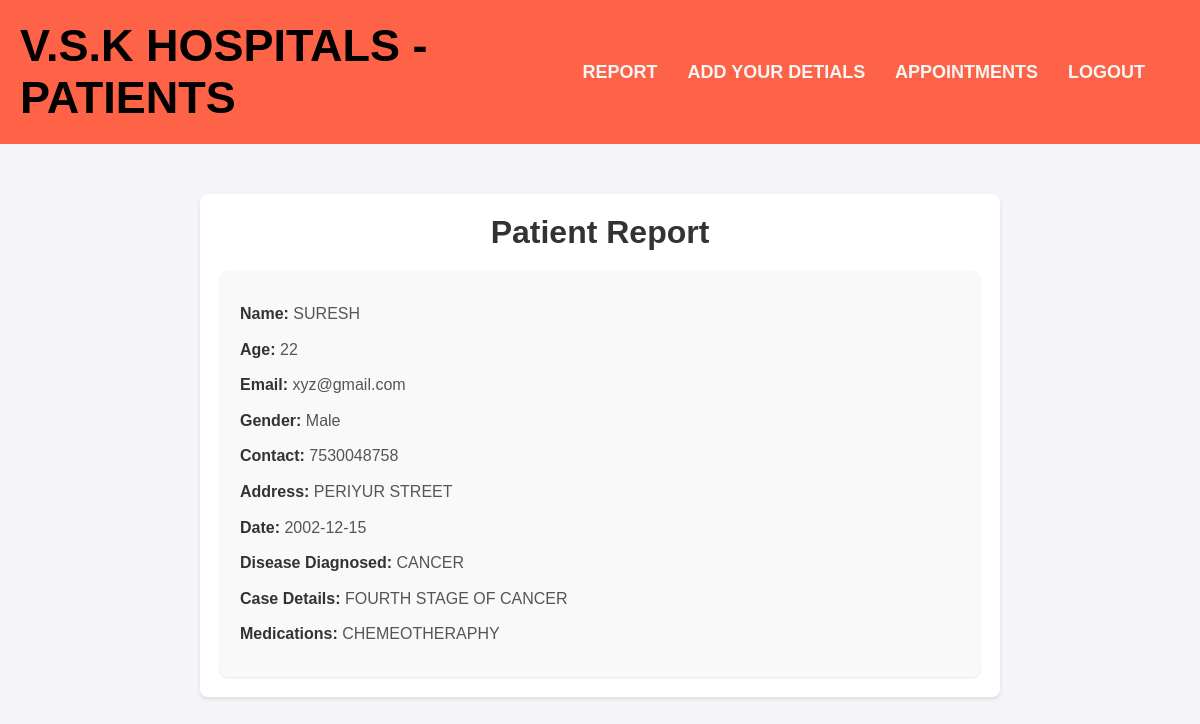
The page /report (signed in) on the database its author committed.
### app1/models.py (models this page shows)
class Patient(models.Model):
    name = models.CharField(max_length=100)
    age = models.IntegerField(null=True,blank=True,default=0)
    password =models.TextField(default="0")
    email =models.EmailField()
    gender = models.CharField(max_length=10, choices=[('Male', 'Male'), ('Female', 'Female'), ('Other', 'Other')],
        null=True,
        blank=True
    )
    contact = models.IntegerField(null=True,blank=True,default=0)
    address = models.TextField( null=True,blank=True)
    date = models.CharField(default=datetime.date.today,max_length=200)
    disease_diagnosed = models.CharField(max_length=255,null=True,blank=True)
    case_details = models.TextField(null=True,blank=True)
    medications = models.TextField(null=True,blank=True)
    Appointment_confirmation = models.CharField(max_length=2,default="0",null=True,blank=True)
    host = models.ForeignKey(User,on_delete=models.CASCADE)

### index/views.py (the view)
# urls.py: path('report',views.report,name='report'),
def report(request):
    patient_id = request.session.get('patient_id')
    a= Patient.objects.get(id=patient_id)
    return render(request,'report.html',{'data':a})

### index/templates/report.html
{% extends 'main1.html' %}
{% block code %}
<div class="repcontainer">
        <h1>Patient Report</h1>
        <div class="report-card">
            <p><strong>Name:</strong> {{data.name }}</p>
            <p><strong>Age:</strong> {{data.age }}</p>
            <p><strong>Email:</strong> {{data.email }}</p>
            <p><strong>Gender:</strong> {{data.gender }}</p>
            <p><strong>Contact:</strong> {{data.contact }}</p>
            <p><strong>Address:</strong> {{data.address }}</p>
            <p><strong>Date:</strong> {{data.date }}</p>
            <p><strong>Disease Diagnosed:</strong> {{data.disease_diagnosed }}</p>
            <p><strong>Case Details:</strong> {{data.case_details }}</p>
            <p><strong>Medications:</strong> {{data.medications }}</p>
        </div>
    </div>
{% endblock code %}

### static/style.css (style rules this page uses)
* { margin: 0; padding: 0; box-sizing: border-box; }
body { font-family: Arial, sans-serif; background-color: #f5f5f5; }
body { font-family: Arial, sans-serif; background-color: #f4f4f9; margin: 0; padding: 0; }
.report-card { padding: 20px; background: #f9f9f9; border-radius: 8px; box-shadow: 0 1px 3px rgba(0, 0, 0, 0.1); }
.report-card p { font-size: 16px; color: #555; line-height: 1.6; margin: 10px 0; }
.report-card p strong { color: #333; }

### rows shown on the page
Patient: name "SURESH", age "22", email "xyz@gmail.com", gender "Male", contact "7530048758", address "PERIYUR STREET", date "2002-12-15", disease_diagnosed "CANCER", case_details "FOURTH STAGE OF CANCER", medications "CHEMEOTHERAPHY"
